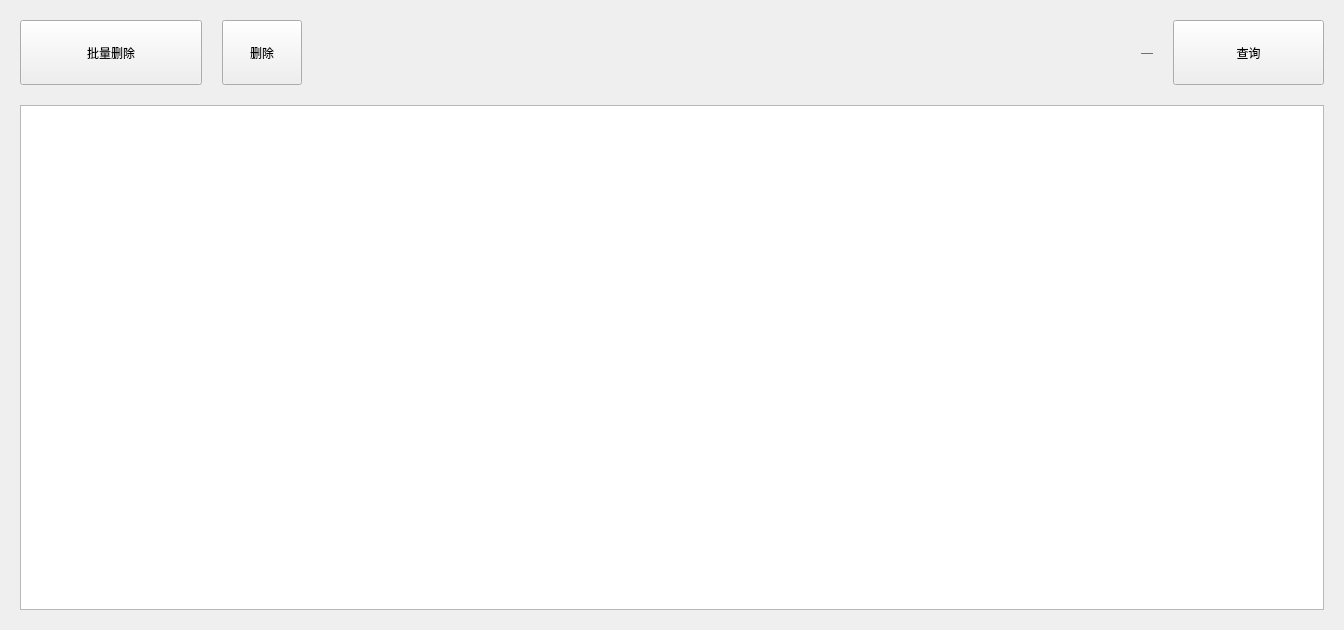
<?xml version="1.0" encoding="UTF-8"?>
<ui version="4.0">
 <class>History</class>
 <widget class="QWidget" name="History">
  <property name="geometry">
   <rect>
    <x>0</x>
    <y>0</y>
    <width>1344</width>
    <height>630</height>
   </rect>
  </property>
  <property name="windowTitle">
   <string>Form</string>
  </property>
  <layout class="QVBoxLayout" name="verticalLayout_2" stretch="1,8">
   <property name="spacing">
    <number>20</number>
   </property>
   <property name="leftMargin">
    <number>20</number>
   </property>
   <property name="topMargin">
    <number>20</number>
   </property>
   <property name="rightMargin">
    <number>20</number>
   </property>
   <property name="bottomMargin">
    <number>20</number>
   </property>
   <item>
    <layout class="QHBoxLayout" name="horizontalLayout">
     <property name="spacing">
      <number>20</number>
     </property>
     <item>
      <widget class="QPushButton" name="pushButton_3">
       <property name="minimumSize">
        <size>
         <width>182</width>
         <height>65</height>
        </size>
       </property>
       <property name="text">
        <string>批量删除</string>
       </property>
      </widget>
     </item>
     <item>
      <widget class="QPushButton" name="pushButton_2">
       <property name="minimumSize">
        <size>
         <width>0</width>
         <height>65</height>
        </size>
       </property>
       <property name="text">
        <string>删除</string>
       </property>
      </widget>
     </item>
     <item>
      <spacer name="horizontalSpacer">
       <property name="orientation">
        <enum>Qt::Horizontal</enum>
       </property>
       <property name="sizeHint" stdset="0">
        <size>
         <width>40</width>
         <height>20</height>
        </size>
       </property>
      </spacer>
     </item>
     <item>
      <widget class="QLabel" name="label">
       <property name="styleSheet">
        <string notr="true">color: rgb(94, 94, 94);</string>
       </property>
       <property name="text">
        <string>—</string>
       </property>
      </widget>
     </item>
     <item>
      <widget class="QPushButton" name="pushButton">
       <property name="minimumSize">
        <size>
         <width>151</width>
         <height>65</height>
        </size>
       </property>
       <property name="text">
        <string>查询</string>
       </property>
      </widget>
     </item>
    </layout>
   </item>
   <item>
    <layout class="QVBoxLayout" name="verticalLayout">
     <property name="spacing">
      <number>0</number>
     </property>
     <item>
      <widget class="QTableView" name="tableView"/>
     </item>
    </layout>
   </item>
  </layout>
 </widget>
 <resources/>
 <connections/>
</ui>
